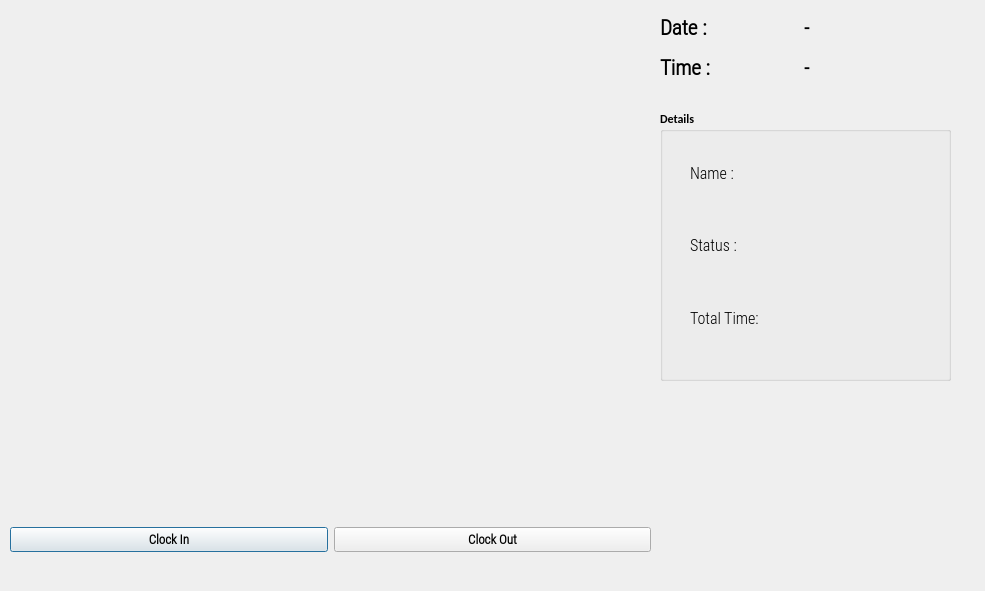
<?xml version="1.0" encoding="UTF-8"?>
<ui version="4.0">
 <class>OutputDialog</class>
 <widget class="QDialog" name="OutputDialog">
  <property name="geometry">
   <rect>
    <x>0</x>
    <y>0</y>
    <width>985</width>
    <height>591</height>
   </rect>
  </property>
  <property name="minimumSize">
   <size>
    <width>0</width>
    <height>0</height>
   </size>
  </property>
  <property name="maximumSize">
   <size>
    <width>1280</width>
    <height>720</height>
   </size>
  </property>
  <property name="font">
   <font>
    <family>Calibri</family>
    <weight>75</weight>
    <bold>true</bold>
   </font>
  </property>
  <property name="windowTitle">
   <string>Face Recognition Attendance App</string>
  </property>
  <property name="windowIcon">
   <iconset resource="resource.qrc">
    <normaloff>:/icon/icon.png</normaloff>:/icon/icon.png</iconset>
  </property>
  <widget class="QLabel" name="imgLabel">
   <property name="geometry">
    <rect>
     <x>10</x>
     <y>10</y>
     <width>640</width>
     <height>480</height>
    </rect>
   </property>
   <property name="minimumSize">
    <size>
     <width>4</width>
     <height>0</height>
    </size>
   </property>
   <property name="maximumSize">
    <size>
     <width>640</width>
     <height>480</height>
    </size>
   </property>
   <property name="text">
    <string/>
   </property>
  </widget>
  <widget class="QWidget" name="horizontalLayoutWidget">
   <property name="geometry">
    <rect>
     <x>10</x>
     <y>500</y>
     <width>641</width>
     <height>80</height>
    </rect>
   </property>
   <layout class="QHBoxLayout" name="horizontalLayout">
    <item>
     <widget class="QPushButton" name="ClockInButton">
      <property name="font">
       <font>
        <family>Roboto Condensed Light</family>
        <pointsize>10</pointsize>
        <weight>75</weight>
        <bold>true</bold>
       </font>
      </property>
      <property name="text">
       <string>Clock In</string>
      </property>
      <property name="checkable">
       <bool>true</bool>
      </property>
     </widget>
    </item>
    <item>
     <widget class="QPushButton" name="ClockOutButton">
      <property name="font">
       <font>
        <family>Roboto Condensed Light</family>
        <pointsize>10</pointsize>
        <weight>75</weight>
        <bold>true</bold>
       </font>
      </property>
      <property name="text">
       <string>Clock Out</string>
      </property>
      <property name="checkable">
       <bool>true</bool>
      </property>
     </widget>
    </item>
   </layout>
  </widget>
  <widget class="QWidget" name="gridLayoutWidget">
   <property name="geometry">
    <rect>
     <x>660</x>
     <y>10</y>
     <width>281</width>
     <height>75</height>
    </rect>
   </property>
   <layout class="QGridLayout" name="gridLayout_2">
    <item row="0" column="0">
     <widget class="QLabel" name="label">
      <property name="font">
       <font>
        <family>Roboto Condensed Light</family>
        <pointsize>16</pointsize>
        <weight>75</weight>
        <bold>true</bold>
       </font>
      </property>
      <property name="text">
       <string>Date :</string>
      </property>
     </widget>
    </item>
    <item row="0" column="1">
     <widget class="QLabel" name="Date_Label">
      <property name="font">
       <font>
        <family>Roboto Condensed Light</family>
        <pointsize>15</pointsize>
        <weight>75</weight>
        <bold>true</bold>
       </font>
      </property>
      <property name="text">
       <string>-</string>
      </property>
     </widget>
    </item>
    <item row="1" column="0">
     <widget class="QLabel" name="label_2">
      <property name="font">
       <font>
        <family>Roboto Condensed Light</family>
        <pointsize>16</pointsize>
        <weight>75</weight>
        <bold>true</bold>
       </font>
      </property>
      <property name="text">
       <string>Time :</string>
      </property>
     </widget>
    </item>
    <item row="1" column="1">
     <widget class="QLabel" name="Time_Label">
      <property name="font">
       <font>
        <family>Roboto Condensed Light</family>
        <pointsize>15</pointsize>
        <weight>75</weight>
        <bold>true</bold>
       </font>
      </property>
      <property name="text">
       <string>-</string>
      </property>
     </widget>
    </item>
   </layout>
  </widget>
  <widget class="QGroupBox" name="groupBox">
   <property name="geometry">
    <rect>
     <x>660</x>
     <y>110</y>
     <width>291</width>
     <height>271</height>
    </rect>
   </property>
   <property name="title">
    <string>Details</string>
   </property>
   <widget class="QWidget" name="verticalLayoutWidget">
    <property name="geometry">
     <rect>
      <x>30</x>
      <y>30</y>
      <width>127</width>
      <height>211</height>
     </rect>
    </property>
    <layout class="QVBoxLayout" name="verticalLayout">
     <item>
      <widget class="QLabel" name="label_3">
       <property name="font">
        <font>
         <family>Roboto Condensed Light</family>
         <pointsize>12</pointsize>
         <weight>50</weight>
         <bold>false</bold>
        </font>
       </property>
       <property name="text">
        <string>Name : </string>
       </property>
      </widget>
     </item>
     <item>
      <widget class="QLabel" name="label_4">
       <property name="font">
        <font>
         <family>Roboto Condensed Light</family>
         <pointsize>12</pointsize>
         <weight>50</weight>
         <bold>false</bold>
        </font>
       </property>
       <property name="text">
        <string>Status :</string>
       </property>
      </widget>
     </item>
     <item>
      <widget class="QLabel" name="label_5">
       <property name="font">
        <font>
         <family>Roboto Condensed Light</family>
         <pointsize>12</pointsize>
         <weight>50</weight>
         <bold>false</bold>
        </font>
       </property>
       <property name="text">
        <string>Total Time: </string>
       </property>
      </widget>
     </item>
    </layout>
   </widget>
   <widget class="QWidget" name="verticalLayoutWidget_2">
    <property name="geometry">
     <rect>
      <x>130</x>
      <y>30</y>
      <width>141</width>
      <height>211</height>
     </rect>
    </property>
    <layout class="QVBoxLayout" name="verticalLayout_2">
     <item>
      <widget class="QLabel" name="NameLabel">
       <property name="font">
        <font>
         <family>Roboto Condensed Light</family>
         <pointsize>12</pointsize>
         <weight>50</weight>
         <bold>false</bold>
        </font>
       </property>
       <property name="text">
        <string/>
       </property>
      </widget>
     </item>
     <item>
      <widget class="QLabel" name="StatusLabel">
       <property name="font">
        <font>
         <family>Roboto Condensed Light</family>
         <pointsize>12</pointsize>
         <weight>50</weight>
         <bold>false</bold>
        </font>
       </property>
       <property name="text">
        <string/>
       </property>
      </widget>
     </item>
     <item>
      <layout class="QHBoxLayout" name="horizontalLayout_2">
       <item>
        <widget class="QLabel" name="HoursLabel">
         <property name="font">
          <font>
           <family>Roboto Condensed Light</family>
           <pointsize>12</pointsize>
           <weight>50</weight>
           <bold>false</bold>
          </font>
         </property>
         <property name="text">
          <string/>
         </property>
        </widget>
       </item>
       <item>
        <widget class="QLabel" name="MinLabel">
         <property name="font">
          <font>
           <family>Roboto Condensed Light</family>
           <pointsize>12</pointsize>
           <weight>50</weight>
           <bold>false</bold>
          </font>
         </property>
         <property name="text">
          <string/>
         </property>
        </widget>
       </item>
      </layout>
     </item>
    </layout>
   </widget>
  </widget>
 </widget>
 <resources>
  <include location="resource.qrc"/>
 </resources>
 <connections/>
</ui>
